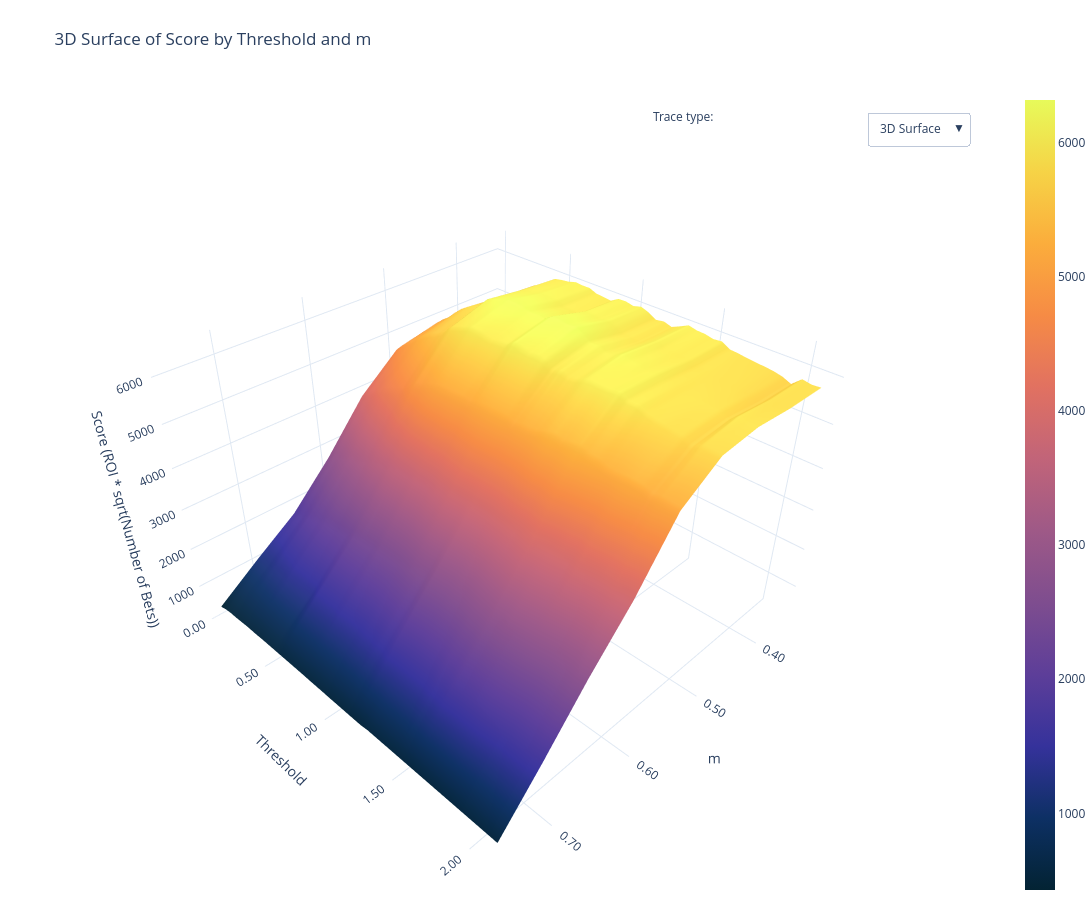

Notebook cell for this chart:
### Code cell
import plotly.graph_objects as go
import pandas as pd
import numpy as np

# Build 3D surface from the seaborn heatmap data (cell 23 pivot 'p')
heatmap_data = evaluation_df.pivot(index='Threshold', columns='m', values='Score (ROI * sqrt(Number of Bets))')
# Ensure numeric, sorted axes
heatmap_data = heatmap_data.sort_index().sort_index(axis=1)
th_values = pd.to_numeric(heatmap_data.index, errors='coerce')
m_values = pd.to_numeric(heatmap_data.columns, errors='coerce')

fig = go.Figure()
fig.add_trace(go.Surface(
    z=heatmap_data.to_numpy(),
    x=m_values.to_numpy(),  # m on X axis
    y=th_values.to_numpy(), # Threshold on Y axis
    colorscale="thermal"
))

# Sizing and scene/axis formatting
fig.update_layout(
    width=1200,
    height=900,
    autosize=False,
    margin=dict(t=90, b=0, l=0, r=0),  # more top space for title
    template="plotly_white",
    title="3D Surface of Score by Threshold and m",
    scene=dict(
        xaxis=dict(title='m', tickformat='.2f'),
        yaxis=dict(title='Threshold', tickformat='.2f'),
        zaxis=dict(title='Score (ROI * sqrt(Number of Bets))')
    )
)

fig.update_scenes(
    aspectratio=dict(x=1, y=1, z=0.7),
    aspectmode="manual"
)

# Dropdown to toggle Surface/Heatmap (reuses x/y/z) - horizontal at top-right inside plot
fig.update_layout(
    updatemenus=[
        dict(
            buttons=list([
                dict(args=["type", "surface"], label="3D Surface", method="restyle"),
                dict(args=["type", "heatmap"], label="Heatmap", method="restyle")
            ]),
            direction="down",
            pad={"r": 6, "t": 6},
            showactive=True,
            x=0.98, xanchor="right",
            y=0.98, yanchor="top"
        )
    ],
    annotations=[
        dict(
            text="Trace type:", showarrow=False,
            x=0.72, y=0.98, yref="paper", xref="paper",
            align="center"
        )
    ]
)

fig.show()

### Figure 1 — Plotly figure (JSON) as saved in the notebook; plotly's stock layout.template omitted (floating-point values rounded to 4 significant figures; data arrays with more than 128 entries replaced by an {"elided": "..."} marker saying what was removed)
{"data": [{"colorscale": [[0, "rgb(3, 35, 51)"], [0.09091, "rgb(13, 48, 100)"], [0.1818, "rgb(53, 50, 155)"], [0.2727, "rgb(93, 62, 153)"], [0.3636, "rgb(126, 77, 143)"], [0.4545, "rgb(158, 89, 135)"], [0.5455, "rgb(193, 100, 121)"], [0.6364, "rgb(225, 113, 97)"], [0.7273, "rgb(246, 139, 69)"], [0.8182, "rgb(251, 173, 60)"], [0.9091, "rgb(246, 211, 70)"], [1, "rgb(231, 250, 90)"]], "type": "surface", "x": [0.35, 0.4, 0.45, 0.5, 0.55, 0.6, 0.65, 0.7, 0.75], "y": [0.0, 0.05, 0.1, 0.15, 0.2, 0.25, 0.3, 0.35, 0.4, 0.45, 0.5, 0.55, 0.6, 0.65, 0.7, 0.75, 0.8, 0.85, 0.9, 0.95, 1.0, 1.05, 1.1, 1.15, 1.2, 1.25, 1.3, 1.35, 1.4, 1.45, 1.5, 1.55, 1.6, 1.65, 1.7, 1.75, 1.8, 1.85, 1.9, 1.95, 2.0, 2.05, 2.1], "z": {"elided": "43x9 float values"}}], "layout": {"annotations": [{"align": "center", "showarrow": false, "text": "Trace type:", "x": 0.72, "xref": "paper", "y": 0.98, "yref": "paper"}], "autosize": false, "height": 900, "margin": {"b": 0, "l": 0, "r": 0, "t": 90}, "scene": {"aspectmode": "manual", "aspectratio": {"x": 1, "y": 1, "z": 0.7}, "xaxis": {"tickformat": ".2f", "title": {"text": "m"}}, "yaxis": {"tickformat": ".2f", "title": {"text": "Threshold"}}, "zaxis": {"title": {"text": "Score (ROI * sqrt(Number of Bets))"}}}, "title": {"text": "3D Surface of Score by Threshold and m"}, "updatemenus": [{"buttons": [{"args": ["type", "surface"], "label": "3D Surface", "method": "restyle"}, {"args": ["type", "heatmap"], "label": "Heatmap", "method": "restyle"}], "direction": "down", "pad": {"r": 6, "t": 6}, "showactive": true, "x": 0.98, "xanchor": "right", "y": 0.98, "yanchor": "top"}], "width": 1200}}
